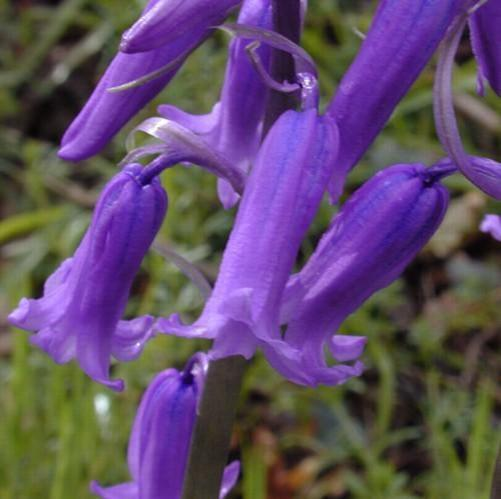
#> input picture dataset/train/bluebell/11.jpg, 501 x 499 px, given in place of 1.jpg, which was not available
$ python -i global_var.py   (imports and definitions only)   (older library calls are emulated)
#> lines starting #> are read from the running program, lines starting #| are printed output that depends on the picture; pictures that were not available may be replaced by others from this repository, and a replacement may not be noted
from sklearn.preprocessing import LabelEncoder
import numpy as np
import mahotas
import cv2
import os
import h5py

images_per_class = 80
fixed_size       = tuple((500, 500))
train_path       = "dataset/train"
h5_data          = "output/data.h5"
h5_labels        = "output/labels.h5"
bins             = 8

def fd_hu_moments(image):
    image = cv2.cvtColor(image, cv2.COLOR_BGR2GRAY)
    feature = cv2.HuMoments(cv2.moments(image)).flatten()
    return feature

def fd_haralick(image):
    gray = cv2.cvtColor(image, cv2.COLOR_BGR2GRAY)
    haralick = mahotas.features.haralick(gray).mean(axis=0)
    return haralick

def fd_histogram(image):
    image = cv2.cvtColor(image, cv2.COLOR_BGR2HSV)
    hist  = cv2.calcHist([image], [0, 1, 2], None, [bins, bins, bins], [0, 256, 0, 256, 0, 256])
    cv2.normalize(hist, hist)
    return hist.flatten()

def prepare_data():
    train_labels = os.listdir(train_path)
    train_labels.sort()

    global_features = []
    labels          = []

    for training_name in train_labels:
        dir = os.path.join(train_path, training_name)

        current_label = training_name

        for x in range(1, images_per_class + 1):
            file = dir + "/" + str(x) + ".jpg"

            image = cv2.imread(file)
#> image is the input picture: shape (499, 501, 3); mean B, G, R 104.5, 77.1, 97.3
            image = cv2.resize(image, fixed_size)
#> image: shape (500, 500, 3)

            fv_hu_moments = fd_hu_moments(image)
#> in fd_hu_moments, `image = cv2.cvtColor(image, cv2.COLOR_BGR2GRAY)`:
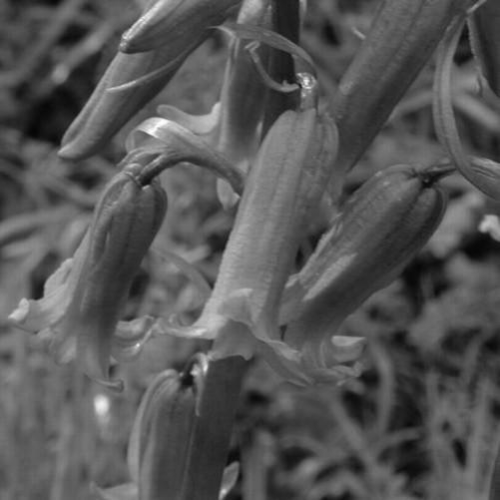
#> image: shape (500, 500); min 5, max 254, mean 86.1
#> in fd_hu_moments, `feature = cv2.HuMoments(cv2.moments(image)).flatten()`: feature = [0.00186, 1.26e-08, 2.5e-11, 2.19e-11, 4.93e-22, -9.94e-16, 1.44e-22]
#> fv_hu_moments has the same summary as feature in fd_hu_moments
            fv_haralick   = fd_haralick(image)
            fv_histogram  = fd_histogram(image)

            global_feature = np.hstack([fv_histogram, fv_haralick, fv_hu_moments])

            labels.append(current_label)
            global_features.append(global_feature)

        print("[STATUS] processed folder: {}".format(current_label))

    print("[STATUS] completed Global Feature Extraction...")

    print("[STATUS] feature vector size {}".format(np.array(global_features).shape))

    print("[STATUS] training Labels {}".format(np.array(labels).shape))

    le          = LabelEncoder()
    target      = le.fit_transform(labels)
    print("[STATUS] training labels encoded...")

    print("[STATUS] target labels: {}".format(target))
    print("[STATUS] target labels shape: {}".format(target.shape))

    h5f_data = h5py.File(h5_data, 'w')
    h5f_data.create_dataset('dataset_1', data=np.array(global_features))

    h5f_label = h5py.File(h5_labels, 'w')
    h5f_label.create_dataset('dataset_1', data=np.array(target))

    h5f_data.close()
    h5f_label.close()

    print("[STATUS] end of training..")

#> (the run stopped early here; a loop or call above may not have finished)

$ run again, on dataset/train/coltsfoot/1.jpg
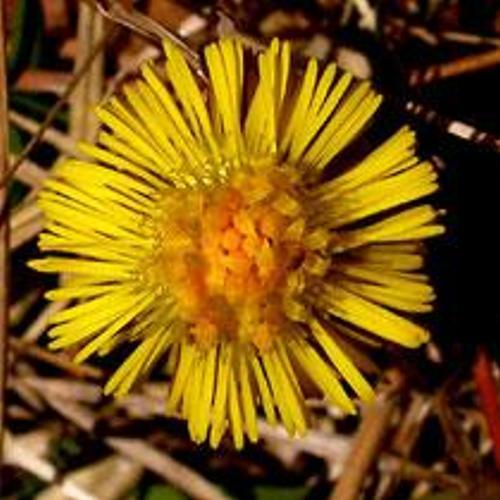
#> input picture dataset/train/coltsfoot/1.jpg, 500 x 500 px, found by its file name
#> in prepare_data, image is the input picture: shape (500, 500, 3); mean B, G, R 20.4, 86.8, 122.8
#> in fd_hu_moments, `image = cv2.cvtColor(image, cv2.COLOR_BGR2GRAY)`:
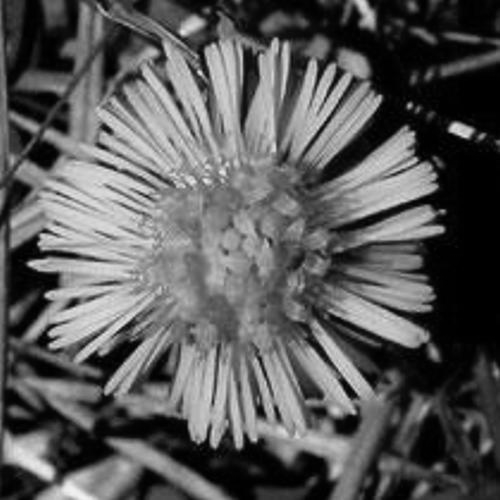
#> image: shape (500, 500); min 0, max 242, mean 90
#> feature = [0.00139, 1.29e-08, 1.58e-11, 2.36e-11, 1.68e-22, 7.09e-16, -4.24e-22]
#> fv_hu_moments has the same summary as feature in fd_hu_moments
